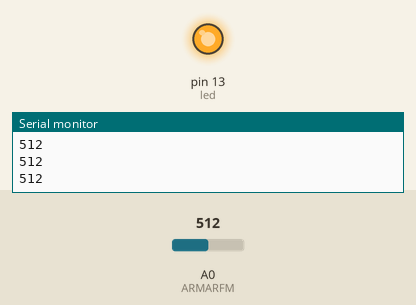
Simulated run of this sketch. Board: Arduino Uno, built with avr-gcc and run on an emulated ATmega328P. On the bench: output pins drawn as LEDs (lit = HIGH), the last lines printed to the serial monitor. Inputs (shaded band) come from the test bench; at power-on: A0 (ARMARFM) = 512.

Above: at 1.2 s.
1.3 s: A0 (ARMARFM) set to 0
At 2.1 s:
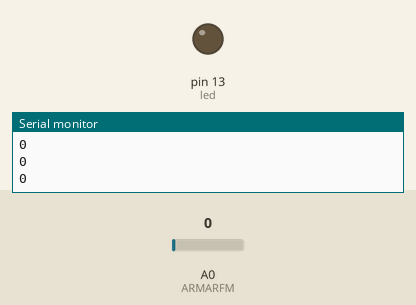
2.8 s: A0 (ARMARFM) set to 122
At 3.4 s:
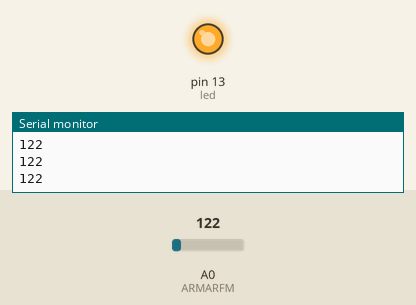
Timing chart, 0 to 5.8 s (numbered marks = the images above; inputs shaded):
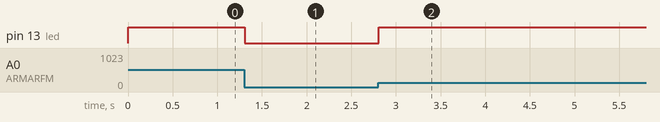

Measured:
- after the input at 1.3 s, pin 13 (led): HIGH → LOW at once
- after the input at 2.8 s, pin 13 (led): LOW → HIGH at once

The sketch:

modulo_fm.ino
```cpp
//// lee la salida del modulo FM, si esta en alto se enciende el led 13, sino esta apagado


const int ARMARFM = A0; // El pin digital 2 tiene un pushbutton conectado a él, le damos un nombre void setup()
int led=13;


void setup()
{
Serial.begin(9600); // Inicializamos la comunicacion serial a 9600 baudios

pinMode(ARMARFM, INPUT); // Establecemos el Pin 2 denominado pushbutton como Entrada
pinMode(led,OUTPUT);
}

void loop()
{
int buttonState = analogRead(ARMARFM); // Creamos una variable que almacena el estado digital del pin 2
Serial.println(buttonState); // Imprimimos el estado digital del pin 2 sobre el Monitor Serial
delay(1); // Generamos un retardo entre las lecturas para darle estabilidad
  if (buttonState>0){       //Si el valor es distinto de 0 ( le va a entrar un valor alto 1023) se enciende
    digitalWrite(led,HIGH);
  }

  else{
    digitalWrite(led,LOW);
  }


}
```
